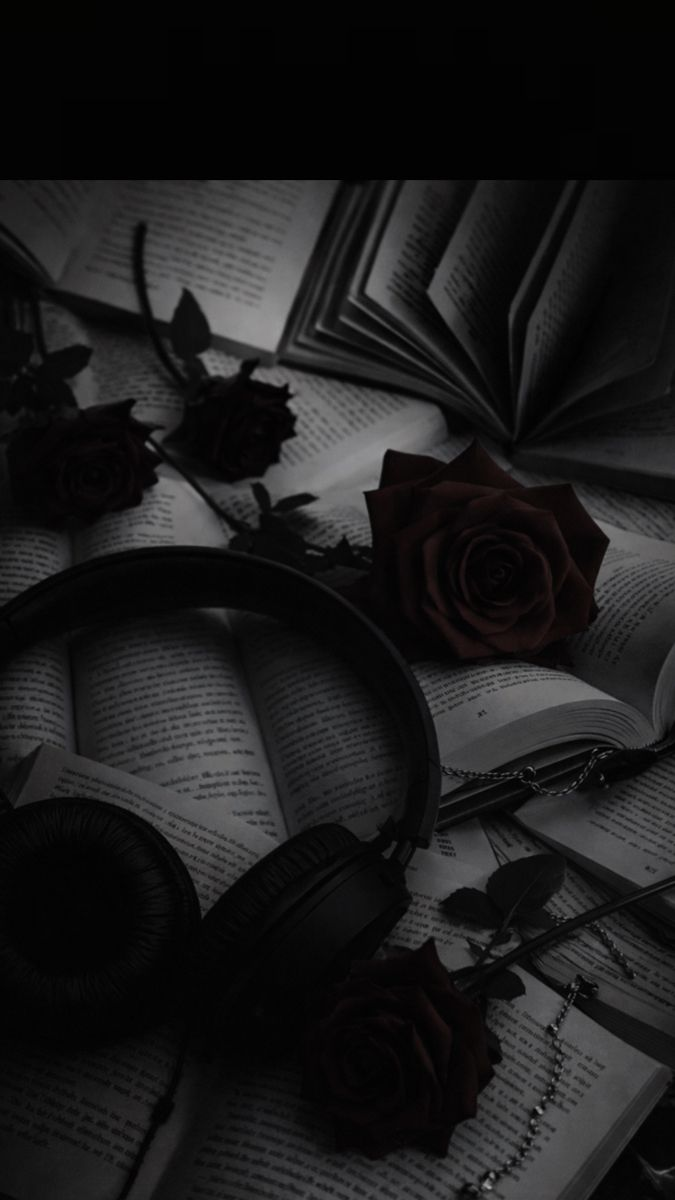
#> input picture Lab 07/vikas.jpg, 675 x 1200 px
$ python cgiplab07.py
#> lines starting #> are read from the running program, lines starting #| are printed output that depends on the picture
# -*- coding: utf-8 -*-
"""CGIPLab07.ipynb

Automatically generated by Colab.

Original file is located at
    https://colab.research.google.com/drive/1ule5aFTR4wI_5Ll6e7y3Exo4Clkw_O-z
"""

import cv2
import numpy as np
import matplotlib.pyplot as plt

# Load image (use any image path)
img = cv2.imread("vikas.jpg")
#> img is the input picture: shape (1200, 675, 3); mean B, G, R 27.8, 27.5, 27.9
img = cv2.cvtColor(img, cv2.COLOR_BGR2RGB)

# Function: Window to Viewport Transformation
def window_to_viewport(img, wxmin, wymin, wxmax, wymax,
                       vxmin, vymin, vxmax, vymax):

    # Extract window
#> called with wxmin = 100, wymin = 100, wxmax = 300, wymax = 300, vxmin = 400, vymin = 100, vxmax = 600, vymax = 300
    window = img[wymin:wymax, wxmin:wxmax]
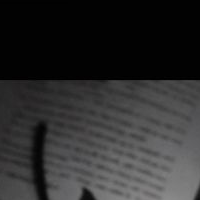
#> window: shape (200, 200, 3); mean R, G, B 45.4, 45.3, 45.5

    # Compute scaling factors
    sx = (vxmax - vxmin) / (wxmax - wxmin)
    sy = (vymax - vymin) / (wymax - wymin)

    # Resize window
    new_width = int(window.shape[1] * sx)
#> new_width = 200
    new_height = int(window.shape[0] * sy)
#> new_height = 200
    resized = cv2.resize(window, (new_width, new_height))

    # Create blank canvas
    canvas = img.copy()

    # Place resized window into viewport
    canvas[vymin:vymin+new_height, vxmin:vxmin+new_width] = resized
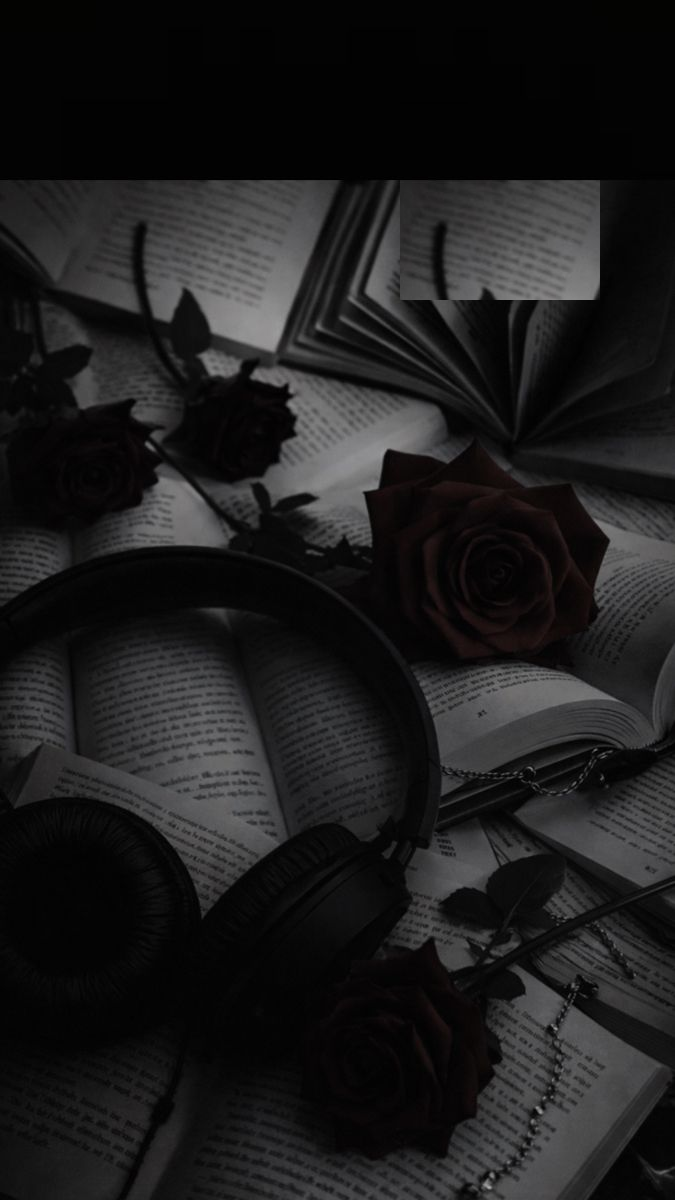
#> canvas: shape (1200, 675, 3); mean R, G, B 29.3, 28.9, 29.3

    return canvas, sx, sy

# Helper to display
def show(title, image):
    plt.figure()
    plt.imshow(image)
    plt.title(title)
    plt.axis("off")
    plt.show()

# -----------------------------
# Task 1: Basic Mapping
# -----------------------------
res1, sx1, sy1 = window_to_viewport(img,
                                    100, 100, 300, 300,
                                    400, 100, 600, 300)
#> sx1 = 1; sy1 = 1
show("Task 1: Basic Mapping", res1)

# -----------------------------
# Task 2: Same Size (No Scaling)
# -----------------------------
res2, sx2, sy2 = window_to_viewport(img,
                                    100, 100, 300, 300,
                                    400, 100, 600, 300)
#> sx2 = 1; sy2 = 1
show("Task 2: Same Size", res2)

# -----------------------------
# Task 3: Viewport Larger (Upscaling)
# -----------------------------
res3, sx3, sy3 = window_to_viewport(img,
                                    100, 100, 200, 200,
                                    350, 50, 650, 350)
#> call 3 of window_to_viewport, with wxmin = 100, wymin = 100, wxmax = 200, wymax = 200, vxmin = 350, vymin = 50, vxmax = 650, vymax = 350
#> in window_to_viewport (call 3), `canvas[vymin:vymin+new_height, vxmin:vxmin+new_width] = resized`:
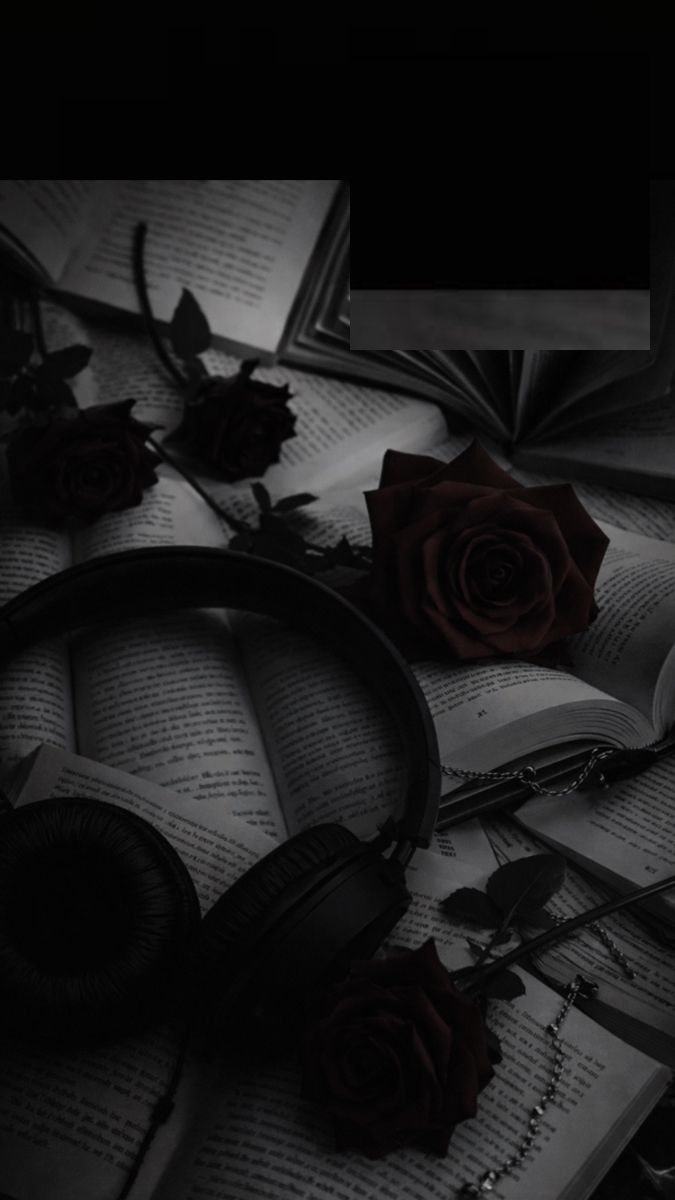
#> canvas: shape (1200, 675, 3); mean R, G, B 27.3, 26.9, 27.2
#> sx3 = 3; sy3 = 3
show("Task 3: Upscaling", res3)

# -----------------------------
# Task 4: Viewport Smaller (Downscaling)
# -----------------------------
res4, sx4, sy4 = window_to_viewport(img,
                                    50, 50, 350, 350,
                                    400, 100, 550, 250)
#> call 4 of window_to_viewport, with wxmin = 50, wymin = 50, wxmax = 350, wymax = 350, vxmin = 400, vymin = 100, vxmax = 550, vymax = 250
#> in window_to_viewport (call 4), `window = img[wymin:wymax, wxmin:wxmax]`:
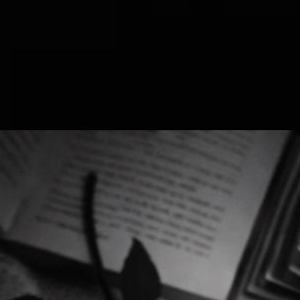
#> window: shape (300, 300, 3); mean R, G, B 36, 35.9, 36
#> in window_to_viewport (call 4), `canvas[vymin:vymin+new_height, vxmin:vxmin+new_width] = resized`:
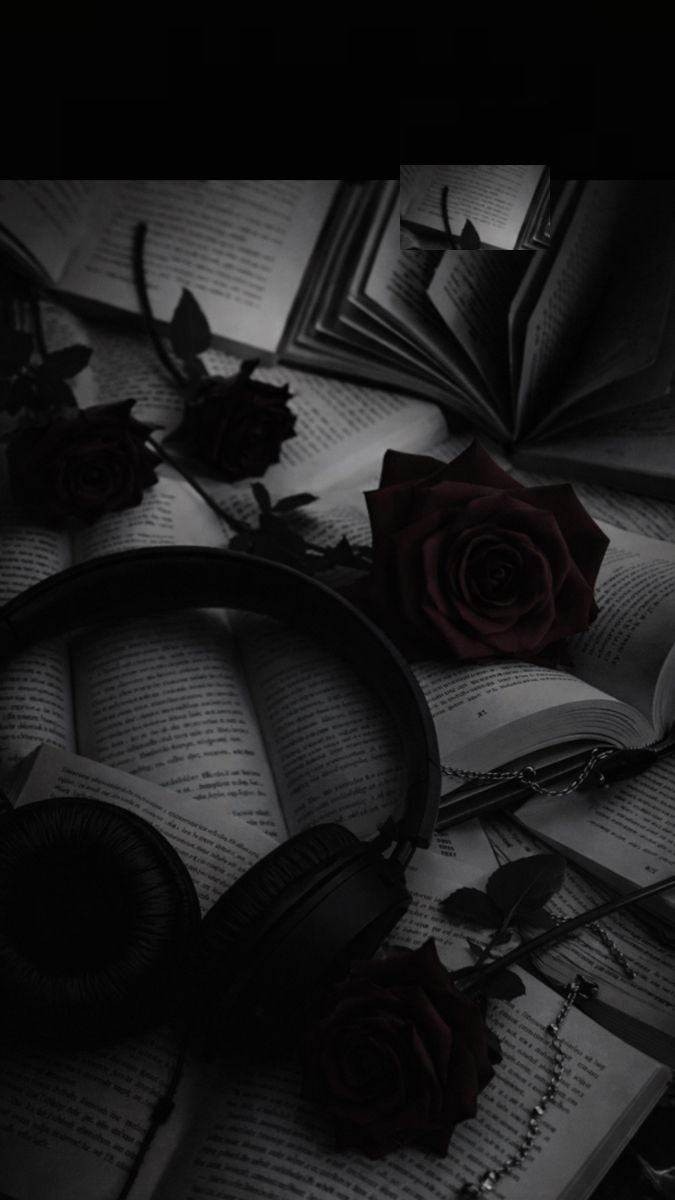
#> canvas: shape (1200, 675, 3); mean R, G, B 28.5, 28.1, 28.5
#> sx4 = 0.5; sy4 = 0.5
show("Task 4: Downscaling", res4)

# -----------------------------
# Task 5: Different Aspect Ratio
# -----------------------------
res5, sx5, sy5 = window_to_viewport(img,
                                    100, 100, 300, 200,
                                    400, 100, 700, 400)
#> in window_to_viewport (call 5), `window = img[wymin:wymax, wxmin:wxmax]`:
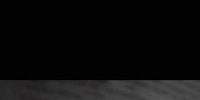
#> window: shape (100, 200, 3); mean R, G, B 12.4, 12.4, 12.4
#> in window_to_viewport (call 5), `resized = cv2.resize(window, (new_width, new_height))`:
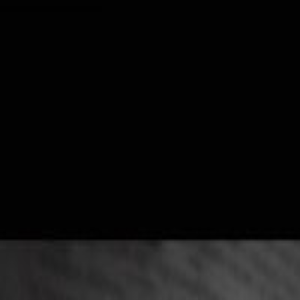
#> resized: shape (300, 300, 3); mean R, G, B 12.4, 12.4, 12.4
#> (the run stopped early here; a loop or call above may not have finished)
